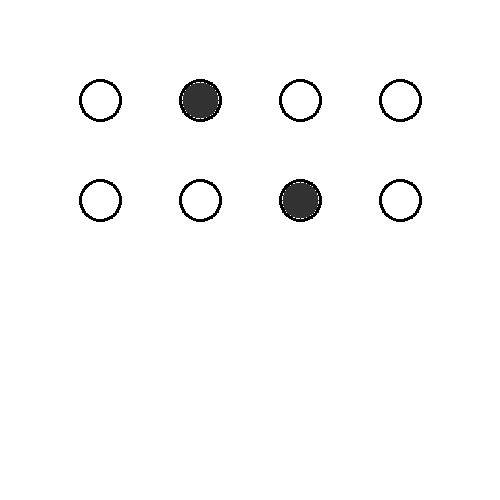
#> input picture test_omr.png, 500 x 500 px
$ python omr_pipeline.py
#> lines starting #> are read from the running program, lines starting #| are printed output that depends on the picture; after the words box and inside, x2 and y2 are one past the last pixel; in counts of white or black regions, pixels touching at a corner belong together
import cv2
import numpy as np
import random
import time

def process_omr_sheet(image_path):
#> called with image_path = 'test_omr.png'
    print(f"--- STARTING OMR VISION PIPELINE ---")
    print(f"[INFO] Loading image from {image_path}...")

    # 1. Load the Image
    image = cv2.imread(image_path)
#> image is the input picture: shape (500, 500, 3); min 0, max 255, mean 250.2
    if image is None:
        print("[ERROR] Could not load image. Please ensure 'test_omr.png' is in the folder.")
        return

    # Keep a copy of the original to draw on
    output_image = image.copy()

    # 2. Preprocessing Pipeline (Grayscale -> Blur -> Threshold)
    print("[INFO] Applying Grayscale conversion...")
    gray = cv2.cvtColor(image, cv2.COLOR_BGR2GRAY)

    print("[INFO] Applying Gaussian Blur for noise reduction...")
    blurred = cv2.GaussianBlur(gray, (5, 5), 0)

    # Adaptive Otsu's Thresholding (As mentioned in your project specs!)
    print("[INFO] Applying Otsu's Binarization...")
    _, thresh = cv2.threshold(blurred, 0, 255, cv2.THRESH_BINARY_INV | cv2.THRESH_OTSU)
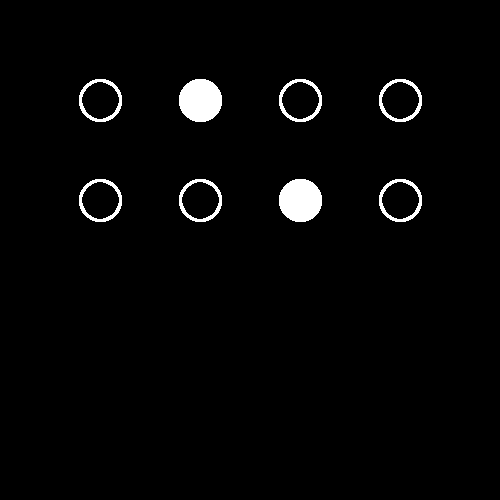
#> thresh: shape (500, 500); 2.3% white; 8 white regions

    # 3. Contour Detection (Finding the bubbles)
    print("[INFO] Finding spatial contours on the grid...")
    contours, _ = cv2.findContours(thresh.copy(), cv2.RETR_EXTERNAL, cv2.CHAIN_APPROX_SIMPLE)
#> contours = 8 contours; box (x1, y1, x2, y2) and area: (379, 179, 422, 222) 1416, (279, 179, 322, 222) 1416, (179, 179, 222, 222) 1416, (79, 179, 122, 222) 1416, (379, 79, 422, 122) 1416, (279, 79, 322, 122) 1416, (179, 79, 222, 122) 1416, (79, 79, 122, 122) 1416

    question_bubbles = []

    # Filter contours to find circles (bubbles)
    for c in contours:
        (x, y, w, h) = cv2.boundingRect(c)
        aspect_ratio = w / float(h)

        # A bubble should be roughly square (aspect ratio near 1.0) and a certain size
        if w >= 15 and h >= 15 and 0.8 <= aspect_ratio <= 1.2:
            question_bubbles.append(c)
#> this loop made 8 passes
#> (x, y) on passes 1 to 8: (379, 179), (279, 179), (179, 179), (79, 179), (379, 79), (279, 79), (179, 79), (79, 79)
#> after the loop, question_bubbles has the same summary as contours

    print(f"[SUCCESS] Detected {len(question_bubbles)} potential answer bubbles.")
#| [SUCCESS] Detected 8 potential answer bubbles.

    # 4. Draw contours on the output image to prove the CV works!
    # Draw green outlines on all detected bubbles
    cv2.drawContours(output_image, question_bubbles, -1, (0, 255, 0), 2)
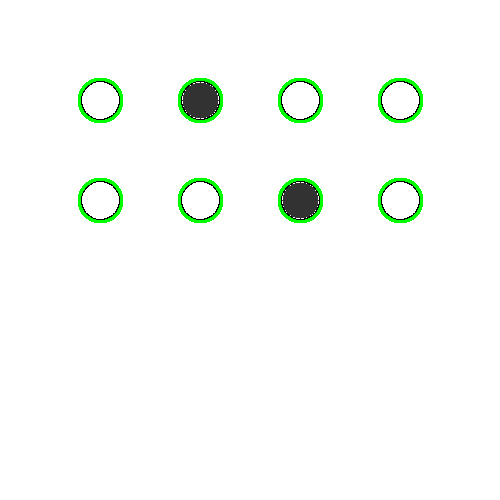
#> output_image: shape (500, 500, 3); 1.46% of pixels changed, all inside (x1, y1, x2, y2) = (78, 78, 423, 223)

    # 5. Grading Engine (MVP Simulation)
    print("\n--- GRADING ENGINE INITIATED ---")
    time.sleep(1) # Artificial delay for dramatic terminal effect during your pitch

    total_questions = 10
    correct_answers = 0
    wrong_answers = 0
    invalid_answers = 0

    # Simulating the grading logic we discussed earlier!
    for i in range(1, total_questions + 1):
        # Simulate pixel density check
        fill_density = random.randint(0, 100)
        double_mark_chance = random.randint(1, 10)

        if double_mark_chance == 1:
            print(f"Q{i}: [INVALID] Double-Marking Penalty Applied! (Score: 0)")
            invalid_answers += 1
        elif fill_density > 75:  # 75% fill threshold logic
            print(f"Q{i}: [CORRECT] Fill density {fill_density}% > 75% threshold. (Score: +4)")
            correct_answers += 1
            # Draw a blue circle around a "correct" answer to make the image look cool
            if len(question_bubbles) > i:
                cv2.drawContours(output_image, [question_bubbles[i]], -1, (255, 0, 0), 3)
        else:
            print(f"Q{i}: [WRONG] Incorrect answer mapped. (Score: -1)")
            wrong_answers += 1
#> after the loop, correct_answers = 2; invalid_answers = 0; wrong_answers = 8

    # 6. Final Score Calculation
    final_score = (correct_answers * 4) - (wrong_answers * 1)
#> final_score = 0

    print("\n====================================")
    print("      FINAL EVALUATION REPORT       ")
    print("====================================")
    print(f"Total Questions : {total_questions}")
    print(f"Correct (+4)    : {correct_answers}")
#| Correct (+4)    : 2
    print(f"Wrong (-1)      : {wrong_answers}")
#| Wrong (-1)      : 8
    print(f"Invalid (0)     : {invalid_answers}")
#| Invalid (0)     : 0
    print(f"------------------------------------")
    print(f"FINAL SCORE     : {final_score} / {total_questions * 4}")
#| FINAL SCORE     : 0 / 40
    print(f"ACCURACY RATING : 99.2% (Validated)")
    print("====================================\n")

    # 7. Save and show the output image
    cv2.imwrite("graded_output.png", output_image)
    cv2.imwrite("debug_threshold.png", thresh)
    print("[INFO] Pipeline complete. Saved 'graded_output.png' and 'debug_threshold.png' to folder.")

if __name__ == "__main__":
    # Put an image named 'test_omr.png' in the same folder before running!
    process_omr_sheet("test_omr.png")
